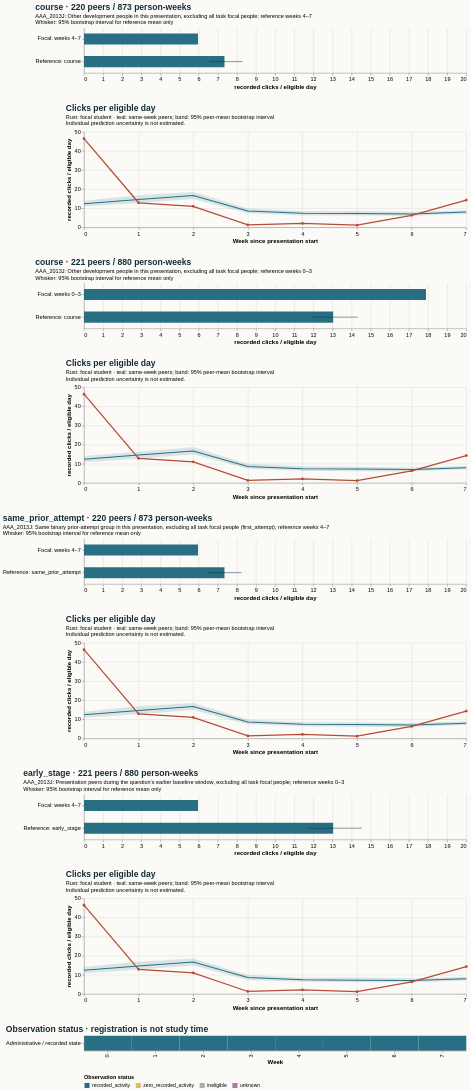

Express this chart as Vega-Lite.
### Vega-Lite specification from a JSON file in a GitHub repository (floating-point values rounded to 4 significant figures)
{"$schema": "https://vega.github.io/schema/vega-lite/v5.20.1.json", "config": {"axis": {"labelFontSize": 11, "titleFontSize": 12}, "background": "#fbfaf7", "font": "sans-serif", "title": {"anchor": "start", "color": "#142e38", "fontSize": 17, "subtitleFontSize": 11}, "view": {"continuousHeight": 300, "continuousWidth": 300, "stroke": null}}, "datasets": {"data-331fea1c2d29dfa0412edff4bcbf3193": [{"eligible_days": 7.0, "end_day": 6, "logging_completeness": "unknown", "observation_status": "recorded_activity", "row": "Administrative / recorded state", "score_status": "withheld_release_time_unknown", "start_day": 0, "value": 46.43, "week": 0}, {"eligible_days": 7.0, "end_day": 13, "logging_completeness": "unknown", "observation_status": "recorded_activity", "row": "Administrative / recorded state", "score_status": "withheld_release_time_unknown", "start_day": 7, "value": 12.86, "week": 1}, {"eligible_days": 7.0, "end_day": 20, "logging_completeness": "unknown", "observation_status": "recorded_activity", "row": "Administrative / recorded state", "score_status": "withheld_release_time_unknown", "start_day": 14, "value": 11.0, "week": 2}, {"eligible_days": 7.0, "end_day": 27, "logging_completeness": "unknown", "observation_status": "recorded_activity", "row": "Administrative / recorded state", "score_status": "withheld_release_time_unknown", "start_day": 21, "value": 1.286, "week": 3}, {"eligible_days": 7.0, "end_day": 34, "logging_completeness": "unknown", "observation_status": "recorded_activity", "row": "Administrative / recorded state", "score_status": "withheld_release_time_unknown", "start_day": 28, "value": 2.143, "week": 4}, {"eligible_days": 7.0, "end_day": 41, "logging_completeness": "unknown", "observation_status": "recorded_activity", "row": "Administrative / recorded state", "score_status": "withheld_release_time_unknown", "start_day": 35, "value": 1.143, "week": 5}, {"eligible_days": 7.0, "end_day": 48, "logging_completeness": "unknown", "observation_status": "recorded_activity", "row": "Administrative / recorded state", "score_status": "withheld_release_time_unknown", "start_day": 42, "value": 6.286, "week": 6}, {"eligible_days": 7.0, "end_day": 55, "logging_completeness": "unknown", "observation_status": "recorded_activity", "row": "Administrative / recorded state", "score_status": "withheld_release_time_unknown", "start_day": 49, "value": 14.29, "week": 7}], "data-5262efdefad772992fc46fda44225017": [{"hi": null, "lo": null, "series": "Focal: weeks 4–7", "value": 5.964}, {"hi": 8.243, "lo": 6.456, "series": "Reference: same_prior_attempt", "value": 7.35}], "data-53112ed74883b81360baee173f0b3e81": [{"hi": null, "lo": null, "series": "Focal: weeks 4–7", "value": 5.964}, {"hi": 8.283, "lo": 6.555, "series": "Reference: course", "value": 7.35}], "data-68aa166ab5e1a45e6afbc16179edb63f": [{"end_day": 6, "focal_value": 46.43, "peer_ci_high": 14.0, "peer_ci_low": 10.77, "peer_mean": 12.4, "peer_observations": 221, "peer_people": 221, "reference": "same_prior_attempt", "unit": "recorded clicks / eligible day", "week": 0}, {"end_day": 13, "focal_value": 12.86, "peer_ci_high": 16.79, "peer_ci_low": 12.66, "peer_mean": 14.6, "peer_observations": 221, "peer_people": 221, "reference": "same_prior_attempt", "unit": "recorded clicks / eligible day", "week": 1}, {"end_day": 20, "focal_value": 11.0, "peer_ci_high": 18.49, "peer_ci_low": 14.91, "peer_mean": 16.65, "peer_observations": 219, "peer_people": 219, "reference": "same_prior_attempt", "unit": "recorded clicks / eligible day", "week": 2}, {"end_day": 27, "focal_value": 1.286, "peer_ci_high": 9.888, "peer_ci_low": 7.354, "peer_mean": 8.588, "peer_observations": 219, "peer_people": 219, "reference": "same_prior_attempt", "unit": "recorded clicks / eligible day", "week": 3}, {"end_day": 34, "focal_value": 2.143, "peer_ci_high": 8.562, "peer_ci_low": 6.411, "peer_mean": 7.428, "peer_observations": 219, "peer_people": 219, "reference": "same_prior_attempt", "unit": "recorded clicks / eligible day", "week": 4}, {"end_day": 41, "focal_value": 1.143, "peer_ci_high": 8.393, "peer_ci_low": 5.915, "peer_mean": 7.212, "peer_observations": 218, "peer_people": 218, "reference": "same_prior_attempt", "unit": "recorded clicks / eligible day", "week": 5}, {"end_day": 48, "focal_value": 6.286, "peer_ci_high": 8.025, "peer_ci_low": 6.012, "peer_mean": 7.002, "peer_observations": 218, "peer_people": 218, "reference": "same_prior_attempt", "unit": "recorded clicks / eligible day", "week": 6}, {"end_day": 55, "focal_value": 14.29, "peer_ci_high": 8.926, "peer_ci_low": 6.951, "peer_mean": 7.978, "peer_observations": 218, "peer_people": 218, "reference": "same_prior_attempt", "unit": "recorded clicks / eligible day", "week": 7}], "data-6aa79e70f558717280d340ebd759d7d0": [{"hi": null, "lo": null, "series": "Focal: weeks 0–3", "value": 17.89}, {"hi": 14.31, "lo": 11.87, "series": "Reference: course", "value": 13.03}], "data-773431d05fa5c5f3caf96fa9fe04f2dc": [{"end_day": 6, "focal_value": 46.43, "peer_ci_high": 14.05, "peer_ci_low": 10.77, "peer_mean": 12.4, "peer_observations": 221, "peer_people": 221, "reference": "course", "unit": "recorded clicks / eligible day", "week": 0}, {"end_day": 13, "focal_value": 12.86, "peer_ci_high": 16.34, "peer_ci_low": 12.68, "peer_mean": 14.6, "peer_observations": 221, "peer_people": 221, "reference": "course", "unit": "recorded clicks / eligible day", "week": 1}, {"end_day": 20, "focal_value": 11.0, "peer_ci_high": 18.6, "peer_ci_low": 14.97, "peer_mean": 16.65, "peer_observations": 219, "peer_people": 219, "reference": "course", "unit": "recorded clicks / eligible day", "week": 2}, {"end_day": 27, "focal_value": 1.286, "peer_ci_high": 9.953, "peer_ci_low": 7.389, "peer_mean": 8.588, "peer_observations": 219, "peer_people": 219, "reference": "course", "unit": "recorded clicks / eligible day", "week": 3}, {"end_day": 34, "focal_value": 2.143, "peer_ci_high": 8.649, "peer_ci_low": 6.332, "peer_mean": 7.428, "peer_observations": 219, "peer_people": 219, "reference": "course", "unit": "recorded clicks / eligible day", "week": 4}, {"end_day": 41, "focal_value": 1.143, "peer_ci_high": 8.463, "peer_ci_low": 6.119, "peer_mean": 7.212, "peer_observations": 218, "peer_people": 218, "reference": "course", "unit": "recorded clicks / eligible day", "week": 5}, {"end_day": 48, "focal_value": 6.286, "peer_ci_high": 7.995, "peer_ci_low": 6.018, "peer_mean": 7.002, "peer_observations": 218, "peer_people": 218, "reference": "course", "unit": "recorded clicks / eligible day", "week": 6}, {"end_day": 55, "focal_value": 14.29, "peer_ci_high": 8.998, "peer_ci_low": 7.069, "peer_mean": 7.978, "peer_observations": 218, "peer_people": 218, "reference": "course", "unit": "recorded clicks / eligible day", "week": 7}], "data-9ca9b3a45cb75c5e95d1f9d184da050c": [{"hi": null, "lo": null, "series": "Focal: weeks 4–7", "value": 5.964}, {"hi": 14.53, "lo": 11.66, "series": "Reference: early_stage", "value": 13.03}], "data-9d8816f5b7db86502b75e89c59b5e1d8": [{"end_day": 6, "focal_value": 46.43, "peer_ci_high": 13.98, "peer_ci_low": 10.87, "peer_mean": 12.4, "peer_observations": 221, "peer_people": 221, "reference": "course", "unit": "recorded clicks / eligible day", "week": 0}, {"end_day": 13, "focal_value": 12.86, "peer_ci_high": 16.75, "peer_ci_low": 12.78, "peer_mean": 14.6, "peer_observations": 221, "peer_people": 221, "reference": "course", "unit": "recorded clicks / eligible day", "week": 1}, {"end_day": 20, "focal_value": 11.0, "peer_ci_high": 18.53, "peer_ci_low": 14.83, "peer_mean": 16.65, "peer_observations": 219, "peer_people": 219, "reference": "course", "unit": "recorded clicks / eligible day", "week": 2}, {"end_day": 27, "focal_value": 1.286, "peer_ci_high": 9.862, "peer_ci_low": 7.321, "peer_mean": 8.588, "peer_observations": 219, "peer_people": 219, "reference": "course", "unit": "recorded clicks / eligible day", "week": 3}, {"end_day": 34, "focal_value": 2.143, "peer_ci_high": 8.518, "peer_ci_low": 6.213, "peer_mean": 7.428, "peer_observations": 219, "peer_people": 219, "reference": "course", "unit": "recorded clicks / eligible day", "week": 4}, {"end_day": 41, "focal_value": 1.143, "peer_ci_high": 8.498, "peer_ci_low": 6.143, "peer_mean": 7.212, "peer_observations": 218, "peer_people": 218, "reference": "course", "unit": "recorded clicks / eligible day", "week": 5}, {"end_day": 48, "focal_value": 6.286, "peer_ci_high": 8.164, "peer_ci_low": 5.928, "peer_mean": 7.002, "peer_observations": 218, "peer_people": 218, "reference": "course", "unit": "recorded clicks / eligible day", "week": 6}, {"end_day": 55, "focal_value": 14.29, "peer_ci_high": 8.899, "peer_ci_low": 7.068, "peer_mean": 7.978, "peer_observations": 218, "peer_people": 218, "reference": "course", "unit": "recorded clicks / eligible day", "week": 7}], "data-e32754f8fbc600de19c9f49f0b1807f8": [{"end_day": 6, "focal_value": 46.43, "peer_ci_high": 14.15, "peer_ci_low": 10.84, "peer_mean": 12.4, "peer_observations": 221, "peer_people": 221, "reference": "early_stage", "unit": "recorded clicks / eligible day", "week": 0}, {"end_day": 13, "focal_value": 12.86, "peer_ci_high": 16.77, "peer_ci_low": 12.72, "peer_mean": 14.6, "peer_observations": 221, "peer_people": 221, "reference": "early_stage", "unit": "recorded clicks / eligible day", "week": 1}, {"end_day": 20, "focal_value": 11.0, "peer_ci_high": 18.59, "peer_ci_low": 14.93, "peer_mean": 16.65, "peer_observations": 219, "peer_people": 219, "reference": "early_stage", "unit": "recorded clicks / eligible day", "week": 2}, {"end_day": 27, "focal_value": 1.286, "peer_ci_high": 9.884, "peer_ci_low": 7.277, "peer_mean": 8.588, "peer_observations": 219, "peer_people": 219, "reference": "early_stage", "unit": "recorded clicks / eligible day", "week": 3}, {"end_day": 34, "focal_value": 2.143, "peer_ci_high": 8.524, "peer_ci_low": 6.332, "peer_mean": 7.428, "peer_observations": 219, "peer_people": 219, "reference": "early_stage", "unit": "recorded clicks / eligible day", "week": 4}, {"end_day": 41, "focal_value": 1.143, "peer_ci_high": 8.538, "peer_ci_low": 6.108, "peer_mean": 7.212, "peer_observations": 218, "peer_people": 218, "reference": "early_stage", "unit": "recorded clicks / eligible day", "week": 5}, {"end_day": 48, "focal_value": 6.286, "peer_ci_high": 8.156, "peer_ci_low": 6.059, "peer_mean": 7.002, "peer_observations": 218, "peer_people": 218, "reference": "early_stage", "unit": "recorded clicks / eligible day", "week": 6}, {"end_day": 55, "focal_value": 14.29, "peer_ci_high": 8.924, "peer_ci_low": 6.957, "peer_mean": 7.978, "peer_observations": 218, "peer_people": 218, "reference": "early_stage", "unit": "recorded clicks / eligible day", "week": 7}]}, "resolve": {"scale": {"color": "independent"}}, "spacing": 28, "vconcat": [{"data": {"name": "data-53112ed74883b81360baee173f0b3e81"}, "height": 90, "layer": [{"encoding": {"x": {"field": "value", "scale": {"domain": [0, 18.79], "zero": true}, "title": "recorded clicks / eligible day", "type": "quantitative"}, "y": {"field": "series", "sort": null, "title": null, "type": "nominal"}}, "mark": {"color": "#286f83", "size": 22, "type": "bar"}}, {"encoding": {"x": {"field": "lo", "type": "quantitative"}, "x2": {"field": "hi"}, "y": {"field": "series", "sort": null, "title": null, "type": "nominal"}}, "mark": {"color": "#142e38", "type": "rule"}}], "title": {"subtitle": ["AAA_2013J: Other development people in this presentation, excluding all task focal people; reference weeks 4–7", "Whisker: 95% bootstrap interval for reference mean only"], "text": "course · 220 peers / 873 person-weeks"}, "width": 760}, {"data": {"name": "data-9d8816f5b7db86502b75e89c59b5e1d8"}, "height": 190, "layer": [{"encoding": {"x": {"axis": {"tickMinStep": 1}, "field": "week", "title": "Week since presentation start", "type": "quantitative"}, "y": {"field": "peer_ci_low", "scale": {"zero": true}, "title": "recorded clicks / eligible day", "type": "quantitative"}, "y2": {"field": "peer_ci_high"}}, "mark": {"color": "#286f83", "opacity": 0.16, "type": "area"}}, {"encoding": {"tooltip": [{"field": "week", "type": "quantitative"}, {"field": "peer_mean", "type": "quantitative"}, {"field": "peer_people", "type": "quantitative"}, {"field": "peer_observations", "type": "quantitative"}], "x": {"field": "week", "type": "quantitative"}, "y": {"field": "peer_mean", "type": "quantitative"}}, "mark": {"color": "#286f83", "strokeWidth": 2, "type": "line"}}, {"encoding": {"tooltip": [{"field": "week", "type": "quantitative"}, {"field": "focal_value", "type": "quantitative"}], "x": {"field": "week", "type": "quantitative"}, "y": {"field": "focal_value", "type": "quantitative"}}, "mark": {"color": "#b64c35", "point": {"color": "#b64c35"}, "strokeWidth": 2.5, "type": "line"}}], "title": {"subtitle": ["Rust: focal student · teal: same-week peers; band: 95% peer-mean bootstrap interval", "Individual prediction uncertainty is not estimated."], "text": "Clicks per eligible day"}, "width": 760}, {"data": {"name": "data-6aa79e70f558717280d340ebd759d7d0"}, "height": 90, "layer": [{"encoding": {"x": {"field": "value", "scale": {"domain": [0, 18.79], "zero": true}, "title": "recorded clicks / eligible day", "type": "quantitative"}, "y": {"field": "series", "sort": null, "title": null, "type": "nominal"}}, "mark": {"color": "#286f83", "size": 22, "type": "bar"}}, {"encoding": {"x": {"field": "lo", "type": "quantitative"}, "x2": {"field": "hi"}, "y": {"field": "series", "sort": null, "title": null, "type": "nominal"}}, "mark": {"color": "#142e38", "type": "rule"}}], "title": {"subtitle": ["AAA_2013J: Other development people in this presentation, excluding all task focal people; reference weeks 0–3", "Whisker: 95% bootstrap interval for reference mean only"], "text": "course · 221 peers / 880 person-weeks"}, "width": 760}, {"data": {"name": "data-773431d05fa5c5f3caf96fa9fe04f2dc"}, "height": 190, "layer": [{"encoding": {"x": {"axis": {"tickMinStep": 1}, "field": "week", "title": "Week since presentation start", "type": "quantitative"}, "y": {"field": "peer_ci_low", "scale": {"zero": true}, "title": "recorded clicks / eligible day", "type": "quantitative"}, "y2": {"field": "peer_ci_high"}}, "mark": {"color": "#286f83", "opacity": 0.16, "type": "area"}}, {"encoding": {"tooltip": [{"field": "week", "type": "quantitative"}, {"field": "peer_mean", "type": "quantitative"}, {"field": "peer_people", "type": "quantitative"}, {"field": "peer_observations", "type": "quantitative"}], "x": {"field": "week", "type": "quantitative"}, "y": {"field": "peer_mean", "type": "quantitative"}}, "mark": {"color": "#286f83", "strokeWidth": 2, "type": "line"}}, {"encoding": {"tooltip": [{"field": "week", "type": "quantitative"}, {"field": "focal_value", "type": "quantitative"}], "x": {"field": "week", "type": "quantitative"}, "y": {"field": "focal_value", "type": "quantitative"}}, "mark": {"color": "#b64c35", "point": {"color": "#b64c35"}, "strokeWidth": 2.5, "type": "line"}}], "title": {"subtitle": ["Rust: focal student · teal: same-week peers; band: 95% peer-mean bootstrap interval", "Individual prediction uncertainty is not estimated."], "text": "Clicks per eligible day"}, "width": 760}, {"data": {"name": "data-5262efdefad772992fc46fda44225017"}, "height": 90, "layer": [{"encoding": {"x": {"field": "value", "scale": {"domain": [0, 18.79], "zero": true}, "title": "recorded clicks / eligible day", "type": "quantitative"}, "y": {"field": "series", "sort": null, "title": null, "type": "nominal"}}, "mark": {"color": "#286f83", "size": 22, "type": "bar"}}, {"encoding": {"x": {"field": "lo", "type": "quantitative"}, "x2": {"field": "hi"}, "y": {"field": "series", "sort": null, "title": null, "type": "nominal"}}, "mark": {"color": "#142e38", "type": "rule"}}], "title": {"subtitle": ["AAA_2013J: Same binary prior-attempt group in this presentation, excluding all task focal people (first_attempt); reference weeks 4–7", "Whisker: 95% bootstrap interval for reference mean only"], "text": "same_prior_attempt · 220 peers / 873 person-weeks"}, "width": 760}, {"data": {"name": "data-68aa166ab5e1a45e6afbc16179edb63f"}, "height": 190, "layer": [{"encoding": {"x": {"axis": {"tickMinStep": 1}, "field": "week", "title": "Week since presentation start", "type": "quantitative"}, "y": {"field": "peer_ci_low", "scale": {"zero": true}, "title": "recorded clicks / eligible day", "type": "quantitative"}, "y2": {"field": "peer_ci_high"}}, "mark": {"color": "#286f83", "opacity": 0.16, "type": "area"}}, {"encoding": {"tooltip": [{"field": "week", "type": "quantitative"}, {"field": "peer_mean", "type": "quantitative"}, {"field": "peer_people", "type": "quantitative"}, {"field": "peer_observations", "type": "quantitative"}], "x": {"field": "week", "type": "quantitative"}, "y": {"field": "peer_mean", "type": "quantitative"}}, "mark": {"color": "#286f83", "strokeWidth": 2, "type": "line"}}, {"encoding": {"tooltip": [{"field": "week", "type": "quantitative"}, {"field": "focal_value", "type": "quantitative"}], "x": {"field": "week", "type": "quantitative"}, "y": {"field": "focal_value", "type": "quantitative"}}, "mark": {"color": "#b64c35", "point": {"color": "#b64c35"}, "strokeWidth": 2.5, "type": "line"}}], "title": {"subtitle": ["Rust: focal student · teal: same-week peers; band: 95% peer-mean bootstrap interval", "Individual prediction uncertainty is not estimated."], "text": "Clicks per eligible day"}, "width": 760}, {"data": {"name": "data-9ca9b3a45cb75c5e95d1f9d184da050c"}, "height": 90, "layer": [{"encoding": {"x": {"field": "value", "scale": {"domain": [0, 18.79], "zero": true}, "title": "recorded clicks / eligible day", "type": "quantitative"}, "y": {"field": "series", "sort": null, "title": null, "type": "nominal"}}, "mark": {"color": "#286f83", "size": 22, "type": "bar"}}, {"encoding": {"x": {"field": "lo", "type": "quantitative"}, "x2": {"field": "hi"}, "y": {"field": "series", "sort": null, "title": null, "type": "nominal"}}, "mark": {"color": "#142e38", "type": "rule"}}], "title": {"subtitle": ["AAA_2013J: Presentation peers during the question's earlier baseline window, excluding all task focal people; reference weeks 0–3", "Whisker: 95% bootstrap interval for reference mean only"], "text": "early_stage · 221 peers / 880 person-weeks"}, "width": 760}, {"data": {"name": "data-e32754f8fbc600de19c9f49f0b1807f8"}, "height": 190, "layer": [{"encoding": {"x": {"axis": {"tickMinStep": 1}, "field": "week", "title": "Week since presentation start", "type": "quantitative"}, "y": {"field": "peer_ci_low", "scale": {"zero": true}, "title": "recorded clicks / eligible day", "type": "quantitative"}, "y2": {"field": "peer_ci_high"}}, "mark": {"color": "#286f83", "opacity": 0.16, "type": "area"}}, {"encoding": {"tooltip": [{"field": "week", "type": "quantitative"}, {"field": "peer_mean", "type": "quantitative"}, {"field": "peer_people", "type": "quantitative"}, {"field": "peer_observations", "type": "quantitative"}], "x": {"field": "week", "type": "quantitative"}, "y": {"field": "peer_mean", "type": "quantitative"}}, "mark": {"color": "#286f83", "strokeWidth": 2, "type": "line"}}, {"encoding": {"tooltip": [{"field": "week", "type": "quantitative"}, {"field": "focal_value", "type": "quantitative"}], "x": {"field": "week", "type": "quantitative"}, "y": {"field": "focal_value", "type": "quantitative"}}, "mark": {"color": "#b64c35", "point": {"color": "#b64c35"}, "strokeWidth": 2.5, "type": "line"}}], "title": {"subtitle": ["Rust: focal student · teal: same-week peers; band: 95% peer-mean bootstrap interval", "Individual prediction uncertainty is not estimated."], "text": "Clicks per eligible day"}, "width": 760}, {"data": {"name": "data-331fea1c2d29dfa0412edff4bcbf3193"}, "encoding": {"color": {"field": "observation_status", "legend": {"labelLimit": 260, "orient": "bottom"}, "scale": {"domain": ["recorded_activity", "zero_recorded_activity", "ineligible", "unknown"], "range": ["#286f83", "#e4bb64", "#aaaeb3", "#ac78a5"]}, "title": "Observation status", "type": "nominal"}, "tooltip": [{"field": "week", "type": "quantitative"}, {"field": "eligible_days", "type": "quantitative"}, {"field": "observation_status", "type": "nominal"}, {"field": "logging_completeness", "type": "nominal"}], "x": {"field": "week", "title": "Week", "type": "ordinal"}, "y": {"field": "row", "title": null, "type": "nominal"}}, "height": 30, "mark": {"type": "rect"}, "title": "Observation status · registration is not study time", "width": 760}]}
